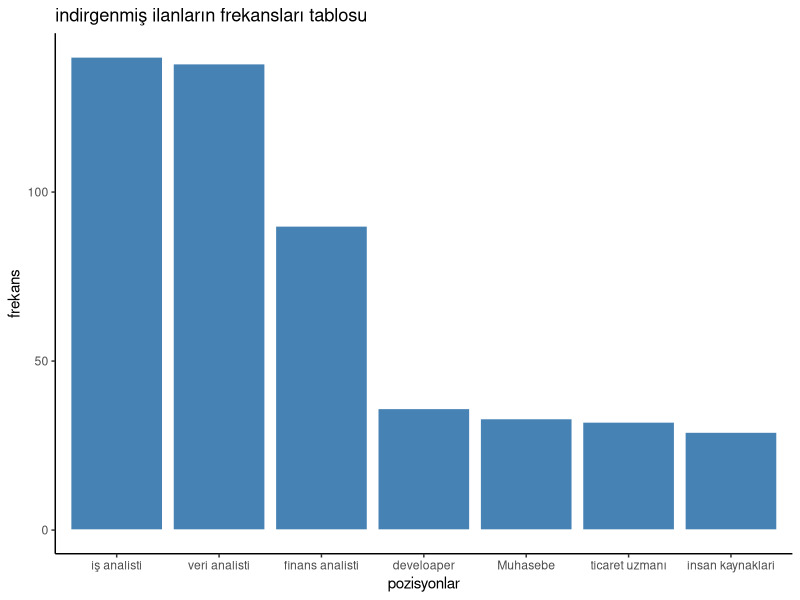
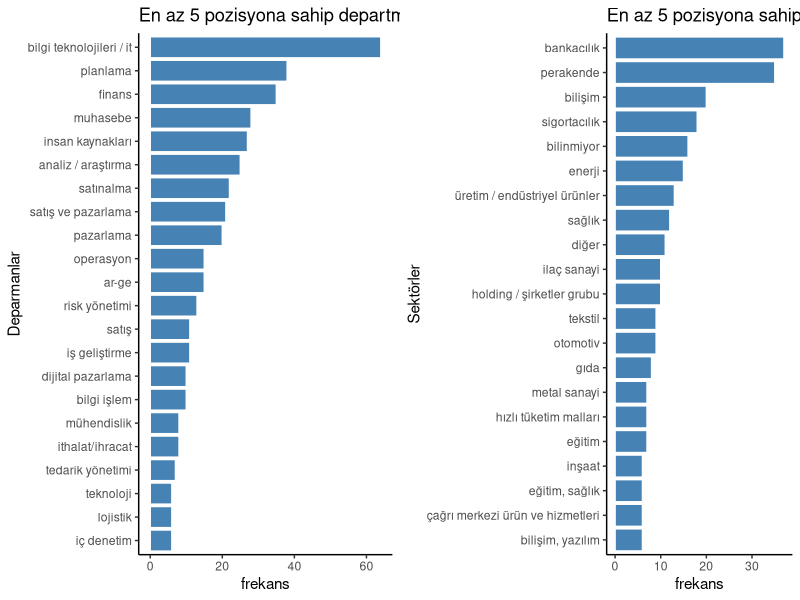

Write the R code that produced these figures, in order. (Note: this script raises an error after producing the figures.)
## ---- chunk 1
knitr::opts_chunk$set(
  warning = FALSE,
  message = FALSE
)
## ---- chunk 2

library(readr)
library(readxl)
library(tm)
library(htmltools)
library("gridExtra")
library(tidyverse)
library(arsenal)
library("cowplot")
## ---- chunk 3
mainDF <- read_excel("mainDF.xlsx")
mainDF<-unique(mainDF)
## ---- chunk 4
mainDF %>% 
  group_by(pozisyon) %>% 
  summarise(frekans=n()) %>%
  arrange(-frekans) %>% 
  slice(1:10) %>% 
  kableExtra::kable()

## ---- chunk 5
mainDF %>% 
  group_by(pozisyon_kisa) %>% 
  summarise(frekans=n()) %>% 
  arrange(-frekans) %>%
  rename(`indirgenmiş pozisyon`=pozisyon_kisa)%>%
  kableExtra::kable()
## ---- chunk 6
mainDF %>%
  group_by(pozisyon_kisa) %>%
  summarise(frekans=n()) %>%
  arrange(-frekans) %>% 
  rename(`indirgenmiş pozisyon`=pozisyon_kisa) %>%
  ###plot asamasi
  ggplot(.,aes(x=reorder(`indirgenmiş pozisyon`, -frekans),y=frekans))+
  geom_bar(stat = "identity",col='white',fill='steelblue')+
  labs(x='pozisyonlar',
  title ='indirgenmiş ilanların frekansları tablosu')+
  theme_classic()


## ---- chunk 7
mainDF %>% group_by(`Departman:`) %>% mutate(`Departman:`=tolower(`Departman:`)) %>% summarise(frekans=n()) %>% arrange(-frekans) %>% filter(frekans>5)->freqDepartmanDF

mainDF %>%
  group_by(`Firma Sektörü:`) %>%
  mutate(`Firma Sektörü:` = tolower(`Firma Sektörü:`))  %>%
  select(`Firma Sektörü:`) %>%
  summarise(frekans = n()) %>%
  arrange(-frekans) %>%
  filter(frekans >5) ->freqSektorDF
## ---- chunk 8
knitr::kable(freqDepartmanDF,
             caption = '**Departman ait frekans tablosu**')

knitr::kable(freqSektorDF,
             caption = '**Sektörlere ait frekans tablosu**')
## ---- chunk 9
mainDF %>% 
  group_by(`Departman:`) %>%
  mutate(`Departman:`=tolower(`Departman:`)) %>%
  summarise(frekans=n()) %>% arrange(-frekans) %>%
  filter(frekans>5) %>%
  ggplot(.,aes(x=reorder(`Departman:`, frekans),y=frekans))+
  geom_bar(stat = "identity",col='white',fill='steelblue')+
  labs(x='Deparmanlar',title= 'En az 5 pozisyona sahip departmanlar')+
  theme_classic()+
  coord_flip()->departmanPlot

freqSektorDF %>%
  mutate(`Firma Sektörü:`=ifelse(is.na(`Firma Sektörü:`),'bilinmiyor',`Firma Sektörü:`)) %>% 
  ggplot(.,aes(x=reorder(`Firma Sektörü:`, frekans),y=frekans))+
  geom_bar(stat = "identity",col='white',fill='steelblue')+
  labs(x='Sektörler',title= 'En az 5 pozisyona sahip departmanlar')+
  theme_classic()+
  coord_flip()->sektorPlot

cowplot::plot_grid(departmanPlot, sektorPlot, ncol = 2, nrow = 1)
## ---- chunk 10
old1 <- "İ"
new1 <- "cgsıuocgsiou" 
## ---- chunk 11
library(stringr)
parantezsil<-function(x)gsub("\\s*\\([^\\)]+\\)","",as.character(x))


gsub("İstanbul(Avr.)", "istanbul", mainDF$city , fixed=TRUE)%>%
  gsub("İstanbul(Asya)","istanbul",.,fixed =TRUE ) %>% 
  gsub("İzmir","izmir",.,fixed =TRUE ) %>% 
  parantezsil() %>%
  gsub(" ","",.,fixed = TRUE) %>% 
  strsplit(",") %>% 
  lapply(., function(x)x[!duplicated(x)]) %>% 
  unlist() %>% 
  gsub(" ","",.) %>% 
  tolower() %>%
  table() %>%
  data.frame() %>% 
  rename(il=1,frekans='Freq') %>% 
  arrange(-frekans)->ilFreqDF
    
## ---- chunk 12
TUR[[6]] %>% data.frame() %>% rename('NAME_1'=1) %>%
  mutate(
    NAME_1 = tolower(NAME_1),
    NAME_1 = case_when(
      NAME_1 == 'eskisehir' ~ 'eskişehir',
      NAME_1 == 'k. Maras' ~ 'kahramanmaraş',
      NAME_1 == 'sanliurfa' ~ 'şanlıurfa',
      NAME_1 == 'eskisehir' ~ 'tekirdağ',
      NAME_1!=c('eskişehir','kahramanmaraş','şanlıurfa','tekirdağ')~NAME_1
    )) %>% pull(1)->TUR[[6]]

## ---- chunk 13
fortify(TUR) -> TUR_for
id_and_cities_ist <- data_frame(id = rownames(TUR@data),
                                'il' = TUR@data$NAME_1) %>%
  left_join(ilFreqDF, by = "il") 
final_ist_map <- left_join(TUR_for, id_and_cities_ist, by = "id")
## ---- chunk 14
library(mapproj)
ggplot(final_ist_map) +
  geom_polygon( aes(x = long, y = lat, group = group, fill = frekans),
                color = "grey") +
  coord_map() +
  theme_void() + 
  labs(title = "2021 haziran ayı istatistik mezunlarına uygun iş ilanlarının konumları",
       subtitle = paste0("Toplam çalışılabilir konum sayisi: ", sum(ilFreqDF$frekans)),
       caption = "Veri Kaynağı: kariyer.net") +
  scale_fill_distiller(palette = 'Reds',
                       direction = 1,
                         type = "seq",
                       name = "illere göre ilan frekansı",
                       limits = c(0,400), na.value = "white") +
  theme(plot.title = element_text(hjust = 0.05),
        plot.subtitle = element_text(hjust = 0.05))

## ---- chunk 15
gsub("İstanbul(Avr.)", "istanbul.avrupa", mainDF$city , fixed=TRUE)%>%
  gsub("İstanbul(Asya)","istanbul.asya",.,fixed =TRUE ) %>% 
  gsub("İzmir","izmir",.,fixed =TRUE ) %>% 
  parantezsil() %>%
  gsub(" ","",.,fixed = TRUE) %>% 
  strsplit(",") %>% 
  lapply(., function(x)x[!duplicated(x)]) %>% 
  unlist() %>% 
  gsub(" ","",.) %>% 
  tolower() %>%
  table() %>%
  data.frame() %>% 
  rename(il=1,frekans='Freq') %>% 
  arrange(-frekans)->ilIstanbulFreqDF
ilIstanbulFreqDF[1:2,] %>% kableExtra::kable()
## ---- chunk 16
one_hot<-function(df,col){
  dummy_list<-list(NA)
  unique(as.vector(as.matrix(df[col])))->lvls
  
  
  for(i in 1:length(lvls)){
    ifelse(as.vector(df[col]== lvls[i]),1,NA)->dummy_list[[i]]
    add_column(df, !!(lvls[i]) := dummy_list[[i]])->df
  }
  return(df)
}
## ---- chunk 17
mainDF$`Askerlik Durumu:` %>% unique()
mainDF %>% select(`Askerlik Durumu:`) %>%
  mutate(`Askerlik Durumu:`=case_when(
  grepl('Yapılmadı|Tecilli',mainDF$`Askerlik Durumu:`)~'yapıldı-muaf',
  grepl('Muaf|Yapıldı',mainDF$`Askerlik Durumu:`)~'tecilli-yapılmadı',
  is.na(mainDF$`Askerlik Durumu:`)~NA_character_)) %>%
  group_by(`Askerlik Durumu:`) %>% 
  summarise(`Askelik Durumu`=n()) %>% 
  kableExtra::kable()
## ---- chunk 18
mainDF %>% select(`Tecrübe:`,pozisyon) %>% mutate(min=case_when(
  grepl("En az",mainDF$`Tecrübe:`)~str_extract(mainDF$`Tecrübe:`,'\\d+'),
  grepl("^\\d+",mainDF$`Tecrübe:`)~str_extract(mainDF$`Tecrübe:`,'^\\d+'),
  grepl('tecrübesiz|Tecrübesiz',mainDF$`Tecrübe:`)~"0"),
  max=case_when(
    grepl("En az",mainDF$`Tecrübe:`)~NA_character_,
    grepl('En çok',mainDF$`Tecrübe:`)~str_extract(mainDF$`Tecrübe:`,'\\d+'),
  grepl("^\\d+",mainDF$`Tecrübe:`)~(str_extract_all(mainDF$`Tecrübe:`,'\\d+') %>% 
    lapply(.,function(x){
  ifelse(length(x)>1,x[2],NA)}
) %>% unlist())
  )) ->tecrubeMinMaxDF
## ---- chunk 19
ggplot(tecrubeMinMaxDF,aes(x=as.numeric(min)))+geom_density()+
  labs(x="Minimum Tecrübe Süresi",
       y="Yoğunluk",
       caption='Veri Kaynağı: kariyer.net\n 9eksik gozleme gore*')+
  scale_x_continuous(breaks = scales::pretty_breaks(n = 20))
## ---- chunk 20


tecrubeMinMaxDF[grepl('müdür|yönetici|manager',tolower(tecrubeMinMaxDF$pozisyon)),] %>% 
  ggplot(.,aes(x=as.numeric(min)))+geom_density()+
  labs(x="Minimum Tecrübe Süresi",
       y="Yoğunluk",
       caption='Veri Kaynağı: kariyer.net\n 9eksik gozleme gore*')+
  scale_x_continuous(breaks = scales::pretty_breaks(n = 20))
